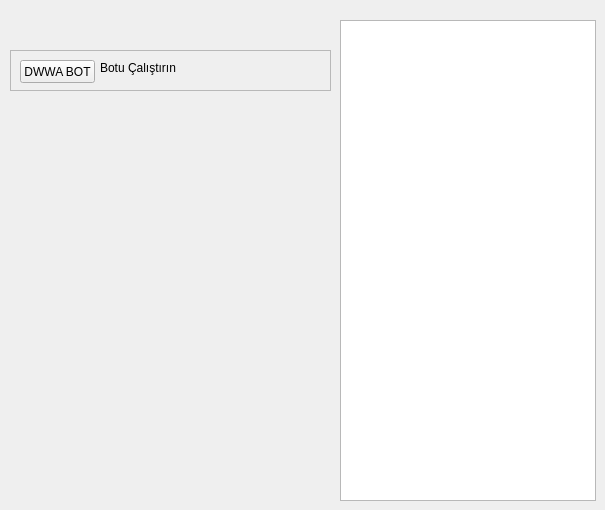
            <widget class="QWidget" name="bot_net">
             <widget class="QListView" name="listView_8">
              <property name="geometry">
               <rect>
                <x>340</x>
                <y>20</y>
                <width>256</width>
                <height>481</height>
               </rect>
              </property>
             </widget>
             <widget class="QFrame" name="frame_27">
              <property name="geometry">
               <rect>
                <x>10</x>
                <y>50</y>
                <width>321</width>
                <height>41</height>
               </rect>
              </property>
              <property name="frameShape">
               <enum>QFrame::StyledPanel</enum>
              </property>
              <property name="frameShadow">
               <enum>QFrame::Raised</enum>
              </property>
              <widget class="QPushButton" name="pushButton_39">
               <property name="geometry">
                <rect>
                 <x>10</x>
                 <y>10</y>
                 <width>75</width>
                 <height>23</height>
                </rect>
               </property>
               <property name="text">
                <string>DWWA BOT</string>
               </property>
              </widget>
              <widget class="QLabel" name="label_58">
               <property name="geometry">
                <rect>
                 <x>90</x>
                 <y>10</y>
                 <width>231</width>
                 <height>16</height>
                </rect>
               </property>
               <property name="text">
                <string>Botu Çalıştırın</string>
               </property>
              </widget>
             </widget>
            </widget>
